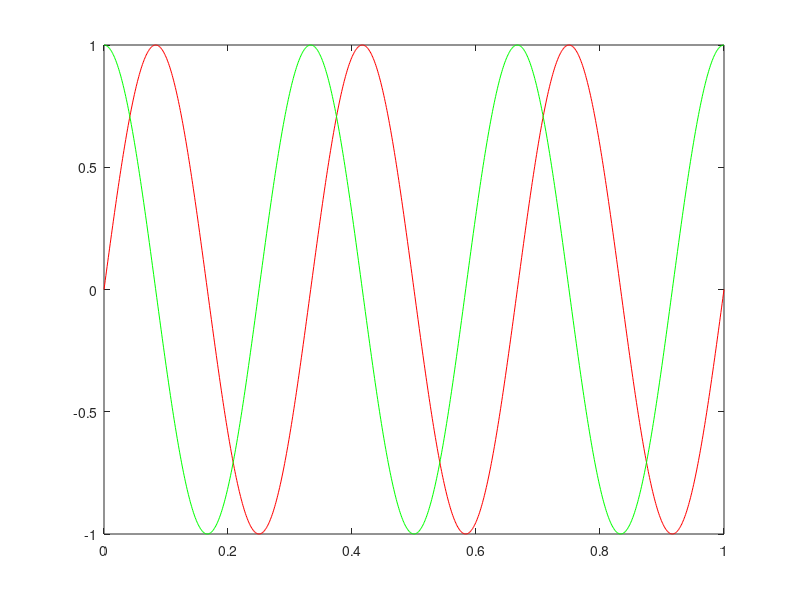

Recreate this plot in MATLAB.
%vetor tempo com 1 segundo e 1000 amostras
tempo = linspace(0, 1, 1000);

%seno com 3Hz
seno = sin(2 * pi * tempo * 3);
%cosseno com 3Hz
cosseno = cos(2 * pi * tempo * 3);

figure;
plot(tempo, seno, 'r'); %'r' faz plotar em vermelho

%Plot na mesma figura
%sem sobrepor
hold on

plot(tempo, cosseno, 'g')  %--'g' faz plotar em verde

%Nao pode esquecer!!
hold off
